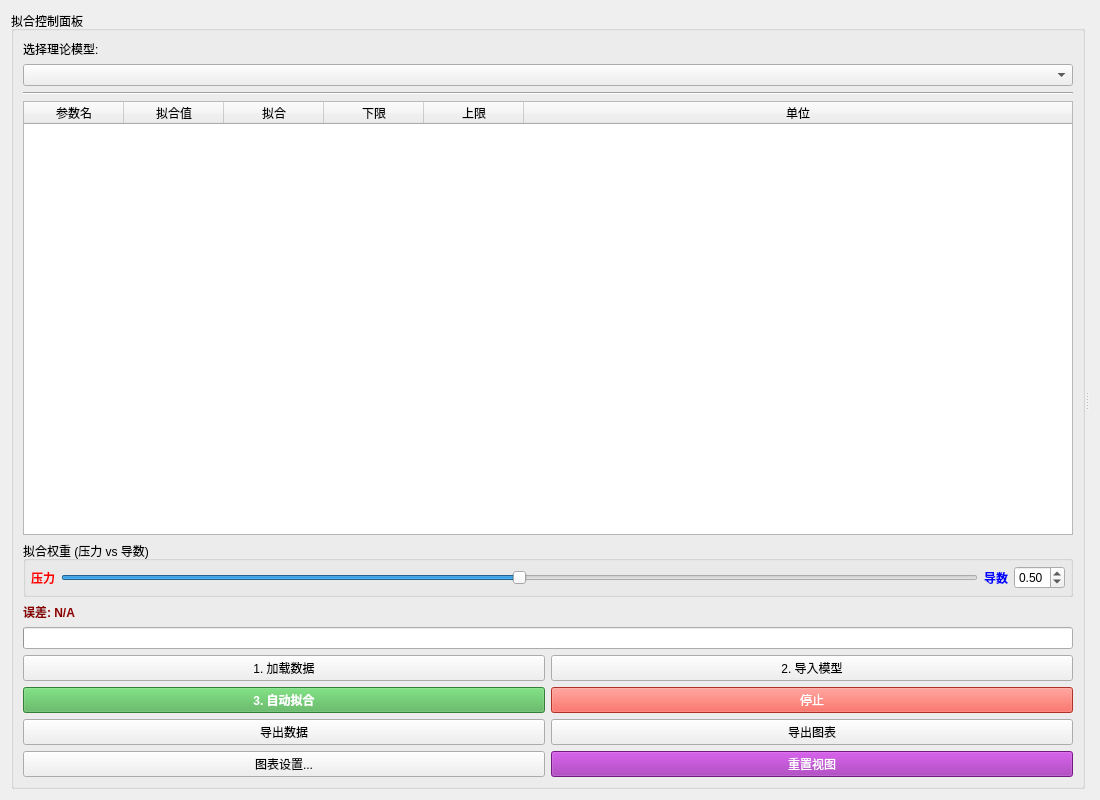
<?xml version="1.0" encoding="UTF-8"?>
<ui version="4.0">
 <class>FittingWidget</class>
 <widget class="QWidget" name="FittingWidget">
  <property name="geometry">
   <rect>
    <x>0</x>
    <y>0</y>
    <width>1100</width>
    <height>800</height>
   </rect>
  </property>
  <property name="windowTitle">
   <string>自动拟合分析</string>
  </property>
  <layout class="QHBoxLayout" name="horizontalLayout">
   <item>
    <widget class="QSplitter" name="splitter">
     <property name="orientation">
      <enum>Qt::Horizontal</enum>
     </property>
     <widget class="QGroupBox" name="groupBox_Control">
      <property name="title">
       <string>拟合控制面板</string>
      </property>
      <layout class="QVBoxLayout" name="verticalLayout">
       <item>
        <widget class="QLabel" name="label_Model">
         <property name="text">
          <string>选择理论模型:</string>
         </property>
        </widget>
       </item>
       <item>
        <widget class="QComboBox" name="comboModelSelect">
         <property name="toolTip">
          <string>选择要拟合的试井解释模型</string>
         </property>
        </widget>
       </item>
       <item>
        <widget class="Line" name="line">
         <property name="orientation">
          <enum>Qt::Horizontal</enum>
         </property>
        </widget>
       </item>
       <item>
        <widget class="QTableWidget" name="tableParams">
         <property name="columnCount">
          <number>6</number>
         </property>
         <attribute name="horizontalHeaderStretchLastSection">
          <bool>true</bool>
         </attribute>
         <column>
          <property name="text">
           <string>参数名</string>
          </property>
         </column>
         <column>
          <property name="text">
           <string>拟合值</string>
          </property>
          <property name="toolTip">
           <string>当前参数的数值</string>
          </property>
         </column>
         <column>
          <property name="text">
           <string>拟合</string>
          </property>
          <property name="toolTip">
           <string>勾选以参与自动拟合</string>
          </property>
         </column>
         <column>
          <property name="text">
           <string>下限</string>
          </property>
         </column>
         <column>
          <property name="text">
           <string>上限</string>
          </property>
         </column>
         <column>
          <property name="text">
           <string>单位</string>
          </property>
          <property name="toolTip">
           <string>参数单位</string>
          </property>
         </column>
        </widget>
       </item>
       <item>
        <widget class="QGroupBox" name="grpWeight">
         <property name="title">
          <string>拟合权重 (压力 vs 导数)</string>
         </property>
         <layout class="QHBoxLayout" name="horizontalLayout_Weight">
          <property name="leftMargin">
           <number>5</number>
          </property>
          <property name="topMargin">
           <number>5</number>
          </property>
          <property name="rightMargin">
           <number>5</number>
          </property>
          <property name="bottomMargin">
           <number>5</number>
          </property>
          <item>
           <widget class="QLabel" name="label_WP">
            <property name="text">
             <string>压力</string>
            </property>
            <property name="styleSheet">
             <string notr="true">color: red; font-weight: bold;</string>
            </property>
           </widget>
          </item>
          <item>
           <widget class="QSlider" name="sliderWeight">
            <property name="maximum">
             <number>100</number>
            </property>
            <property name="value">
             <number>50</number>
            </property>
            <property name="orientation">
             <enum>Qt::Horizontal</enum>
            </property>
           </widget>
          </item>
          <item>
           <widget class="QLabel" name="label_WD">
            <property name="text">
             <string>导数</string>
            </property>
            <property name="styleSheet">
             <string notr="true">color: blue; font-weight: bold;</string>
            </property>
           </widget>
          </item>
          <item>
           <widget class="QDoubleSpinBox" name="spinWeight">
            <property name="toolTip">
             <string>压力权重值 (0~1)，导数权重自动为 (1-值)</string>
            </property>
            <property name="maximum">
             <double>1.000000000000000</double>
            </property>
            <property name="singleStep">
             <double>0.050000000000000</double>
            </property>
            <property name="value">
             <double>0.500000000000000</double>
            </property>
           </widget>
          </item>
         </layout>
        </widget>
       </item>
       <item>
        <layout class="QHBoxLayout" name="horizontalLayout_Status">
         <item>
          <widget class="QLabel" name="label_Error">
           <property name="styleSheet">
            <string notr="true">font-weight: bold; color: darkred;</string>
           </property>
           <property name="text">
            <string>误差: N/A</string>
           </property>
          </widget>
         </item>
        </layout>
       </item>
       <item>
        <widget class="QProgressBar" name="progressBar">
         <property name="value">
          <number>0</number>
         </property>
         <property name="textVisible">
          <bool>false</bool>
         </property>
        </widget>
       </item>
       <item>
        <layout class="QGridLayout" name="gridLayout_Btns">
         <item row="0" column="0">
          <widget class="QPushButton" name="btnLoadData">
           <property name="text">
            <string>1. 加载数据</string>
           </property>
          </widget>
         </item>
         <item row="0" column="1">
          <widget class="QPushButton" name="btnImportModel">
           <property name="toolTip">
            <string>使用表格参数生成曲线</string>
           </property>
           <property name="text">
            <string>2. 导入模型</string>
           </property>
          </widget>
         </item>

         <item row="1" column="0">
          <widget class="QPushButton" name="btnRunFit">
           <property name="styleSheet">
            <string notr="true">background-color: #4CAF50; color: white; font-weight: bold;</string>
           </property>
           <property name="text">
            <string>3. 自动拟合</string>
           </property>
          </widget>
         </item>
         <item row="1" column="1">
          <widget class="QPushButton" name="btnStop">
           <property name="styleSheet">
            <string notr="true">background-color: #F44336; color: white;</string>
           </property>
           <property name="text">
            <string>停止</string>
           </property>
          </widget>
         </item>

         <item row="2" column="0">
          <widget class="QPushButton" name="btnExportData">
           <property name="text">
            <string>导出数据</string>
           </property>
          </widget>
         </item>
         <item row="2" column="1">
          <widget class="QPushButton" name="btnExportChart">
           <property name="text">
            <string>导出图表</string>
           </property>
          </widget>
         </item>

         <item row="3" column="0">
          <widget class="QPushButton" name="btnChartSettings">
           <property name="text">
            <string>图表设置...</string>
           </property>
          </widget>
         </item>
         <item row="3" column="1">
          <widget class="QPushButton" name="btnResetView">
           <property name="styleSheet">
            <string notr="true">background-color: #9C27B0; color: white;</string>
           </property>
           <property name="text">
            <string>重置视图</string>
           </property>
          </widget>
         </item>

         </layout>
       </item>
      </layout>
     </widget>
     <widget class="QWidget" name="plotContainer" native="true">
      <layout class="QVBoxLayout" name="verticalLayout_Plot">
       <property name="leftMargin">
        <number>0</number>
       </property>
       <property name="topMargin">
        <number>0</number>
       </property>
       <property name="rightMargin">
        <number>0</number>
       </property>
       <property name="bottomMargin">
        <number>0</number>
       </property>
      </layout>
     </widget>
    </widget>
   </item>
  </layout>
 </widget>
 <resources/>
 <connections/>
</ui>
